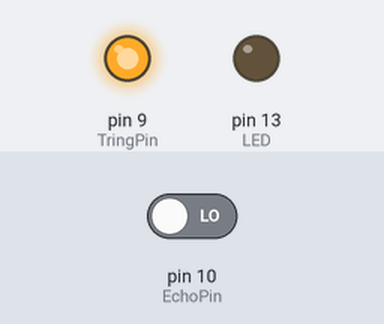
This sketch was run on a simulated Arduino Uno, built with avr-gcc and run on an emulated ATmega328P. On the bench: output pins drawn as LEDs (lit = HIGH). The inputs (shaded band) are chosen by the test bench; at power-on: pin 10 (EchoPin) LOW. What the sketch prints to the serial monitor is not drawn.

Above: at 0.1 s.
Timing chart, 0 to 1.6 s (numbered marks = the images above):
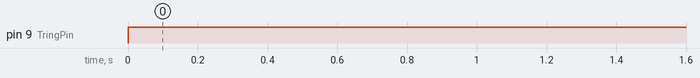

Measured:
- by itself, pin 9 (TringPin): LOW → HIGH at 0.00 s

The sketch:

ulterSoincSensor.ino
```cpp
#define  TringPin 9
#define EchoPin 10
#define LED 13
long direc;
int distance;
void setup() {
  // put your setup code here, to run once:
pinMode(EchoPin,INPUT);
pinMode(TringPin,OUTPUT);
pinMode(LED,OUTPUT);
Serial.begin(9600);
}

void loop() {
  // put your main code here, to run repeatedly:
digitalWrite(TringPin,LOW);
delayMicroseconds(2);
digitalWrite(TringPin,HIGH);
delayMicroseconds(10);
direc=pulseIn(EchoPin, HIGH);
distance=direc*0.034/2;
if(distance >=10 && distance<=50){
  digitalWrite(LED,HIGH);
}
else{
    digitalWrite(LED,LOW);
}
Serial.print("Distance is ");
Serial.println(distance);
delay(2000);
}
```
